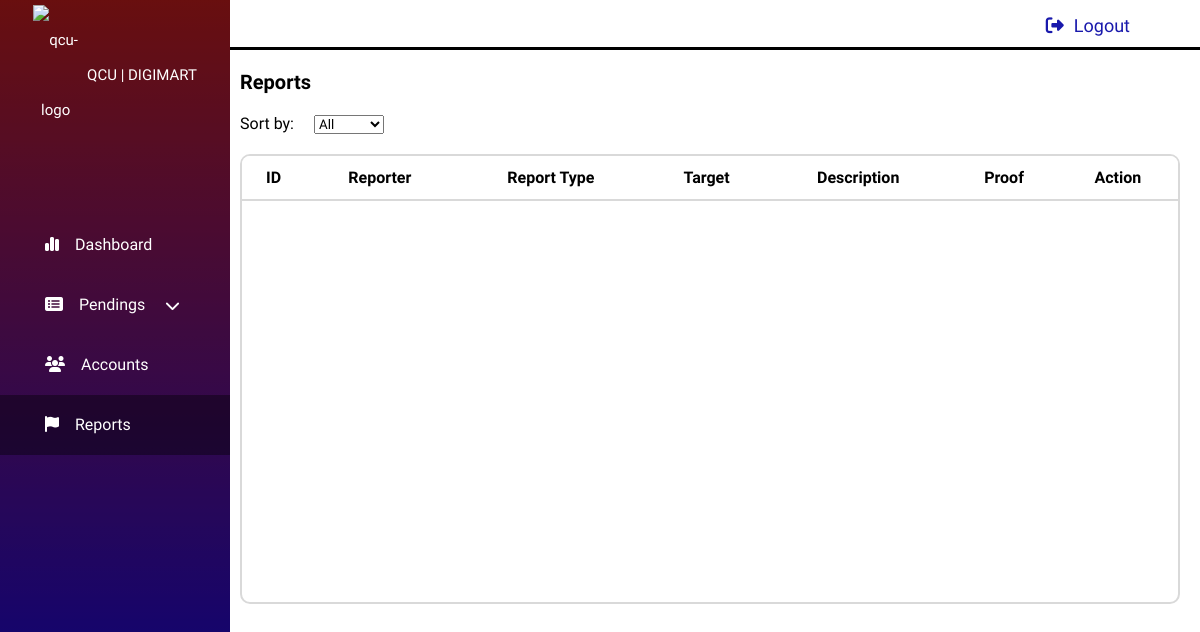
Page /admin/reports.php on the earlier database version.
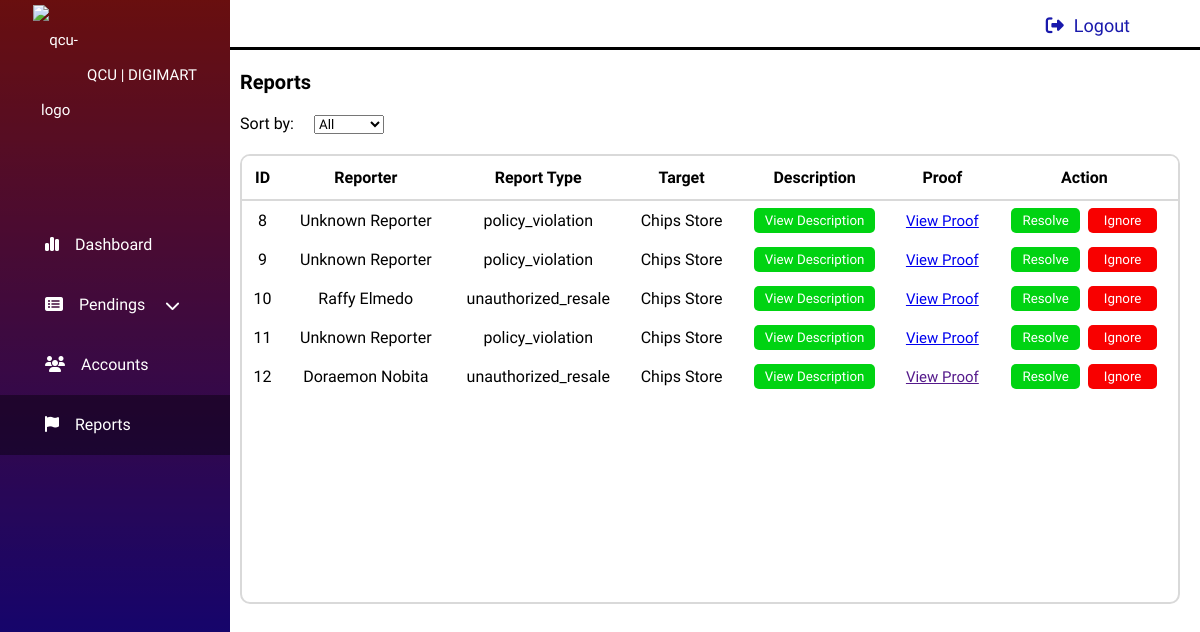
Same page on the later database version.
### tables this page shows
CREATE TABLE `reports` (
  `id` int(11) NOT NULL,
  `reporter_id` int(11) NOT NULL,
  `target_id` int(11) NOT NULL,
  `report_type` enum('product','customer','seller') NOT NULL,
  `reason` varchar(255) NOT NULL,
  `description` text DEFAULT NULL,
  `proof` varchar(255) DEFAULT NULL,
  `date_reported` datetime DEFAULT current_timestamp(),
  `status` varchar(50) DEFAULT 'Pending'
);

CREATE TABLE `seller` (
  `id` int(11) NOT NULL,
  `first_name` varchar(255) NOT NULL,
  `last_name` varchar(255) NOT NULL,
  `store_name` varchar(255) DEFAULT NULL,
  `org_type` varchar(30) NOT NULL,
  `store_profile` varchar(255) NOT NULL,
  `store_banner` varchar(255) NOT NULL,
  `description` text NOT NULL,
  `email` varchar(255) NOT NULL,
  `password` varchar(255) NOT NULL,
  `date_created` datetime(6) NOT NULL,
  `status` varchar(100) NOT NULL DEFAULT 'active',
  `suspend_until` date NOT NULL,
  `verification_code` varchar(255) NOT NULL,
  `is_verified` int(11) NOT NULL
);

CREATE TABLE `customer` (
  `id` int(11) NOT NULL,
  `first_name` varchar(255) NOT NULL,
  `last_name` varchar(255) NOT NULL,
  `profile_image` varchar(255) NOT NULL,
  `email` varchar(255) NOT NULL,
  `password` varchar(255) NOT NULL,
  `date_created` datetime(6) NOT NULL DEFAULT current_timestamp(6),
  `status` varchar(100) NOT NULL DEFAULT 'active',
  `suspend_until` date NOT NULL,
  `verification_code` varchar(255) NOT NULL,
  `is_verified` tinyint(1) DEFAULT 0,
  `verification_expiry` datetime DEFAULT NULL
);

### admin/reports.php (the view, shortened to what this page needs)
<?php
include '../config/config.php';
$query = "SELECT r.id, r.reporter_id, r.target_id, r.report_type, r.reason, r.description, r.proof, r.date_reported,
       r.status, reporter.first_name AS reporter_name, reporter.last_name AS reporter_lastname, target.store_name AS target_name
FROM reports r
LEFT JOIN customer reporter ON r.reporter_id = reporter.id
LEFT JOIN seller target ON r.target_id = target.id;
";
$result = $conn->query($query);
?>
<!DOCTYPE html>
<html lang="en">
<head>
</head>
<body>
    <?php include 'sidebar.php'; ?>
    <div class="wrapper">
        <h1>Reports</h1>
        <div class="filter-report">
            <p>Sort by: </p>
            <div class="sort-report-accounts">
                <select name="user_type" id="user_type">
                    <option value="all" selected>All</option>
                </select>
            </div>
        </div>
        <div class="accounts-table-container reports-tab">
            <table id="default-table">
                <tr>
                    <th>ID</th>
                    <th>Reporter</th>
                    <th>Report Type</th>
                    <th>Target</th>
                    <th>Description</th>
                    <th>Proof</th>
                    <th>Action</th>
                </tr>
                <?php while ($row = $result->fetch_assoc()) : ?>
                    <tr>
                        <td><?php echo htmlspecialchars($row['id']); ?></td>
                        <td>
                            <?php
                            $reporter_name = !empty($row['reporter_name']) ? htmlspecialchars($row['reporter_name']) . ' ' . htmlspecialchars($row['reporter_lastname']) : 'Unknown Reporter';
                            echo $reporter_name;
                            ?>
                        </td>
                        <td><?php echo htmlspecialchars($row['reason']); ?></td>
                        <td><?php echo htmlspecialchars($row['target_name']); ?></td>
                        <td>
                            <button class="show-description" data-description="<?php echo htmlspecialchars($row['description']); ?>">
                                View Description
                            </button>
                        </td>
                        <td><a href="<?php echo htmlspecialchars($row['proof']); ?>" target="_blank">View Proof</a></td>
                        <td>
                            <button>Resolve</button>
                            <button>Ignore</button>
                        </td>
                    </tr>
                <?php endwhile; ?>
            </table>
        </div>
    </div>
</body>
</html>

### admin/sidebar.php (shortened to what this page needs)
<!DOCTYPE html>
<html lang="en">
<head>
    <link rel="stylesheet" href="https://cdnjs.cloudflare.com/ajax/libs/font-awesome/6.6.0/css/all.min.css" />
    <link rel="stylesheet" href="../css/newadminstyle.css">
</head>
<body>
    <nav class="navbar">
        <div class="nav-logout">
            <a href="../uploads/logout.php"><i class="fa-solid fa-right-from-bracket"></i>Logout</a>
        </div>
    </nav>
    <div class="sidebar">
        <header> <img src="../assets/qcu-logo.png" alt="qcu-logo">QCU | DIGIMART</header>
        <ul>
            <li id="dashboard"><a href="dashboard.php"><i class="fa-solid fa-chart-simple"></i>Dashboard</a></li>
            <li id="listings" class="dropdown" onclick="toggleDropdown()">
                <div class="dropdown-show">
                    <a href="#"><i class="fa-solid fa-rectangle-list"></i>Pendings</a>
                    <i class="fa-solid fa-chevron-down"></i>
                </div>
            </li>
            <li id="accounts-li"><a href="accounts.php"><i class="fa-solid fa-users"></i>Accounts</a></li>
            <li id="reports"><a href="reports.php"><i class="fa-solid fa-flag"></i>Reports</a></li>
        </ul>
    </div>
</body>
</html>

### css/newadminstyle.css (style rules this page uses)
:root { --success-button: #00d312; --danger-button: #f80000; --blue-button: #0c09f3; --border-table: 2px solid #ddd; --hover-success-button: #001d02; --hover-danger-button: #2e0000; --hover-blue-button: #010025; }
* { padding: 0; margin: 0; font-family: 'Questrial', sans-serif; box-sizing: border-box; text-decoration: none; }
nav { padding: 0 20px; height: 50px; border-bottom: 3px solid #000; }
.navbar .nav-logout { float: right; margin: 15px 50px; }
.navbar .nav-logout a { font-size: 18px; color: rgb(25, 25, 172); }
.navbar .nav-logout i { cursor: pointer; margin-right: 10px; }
.sidebar { position: fixed; left: 0; top: 0; width: 230px; height: 100%; background: linear-gradient(360deg, hsla(239, 100%, 43%, 1) 0%, hsla(0, 75%, 39%, 1) 100%); overflow: hidden; transition: left 0.3s ease; z-index: 4; }
.sidebar::before { content: ''; position: absolute; top: 0; left: 0; width: 100%; height: 100%; background: rgba(0, 0, 0, 0.4); z-index: -1; }
.sidebar header { color: white; margin: 5px 0; display: flex; justify-content: center; align-items: center; font-size: 15px; text-align: center; line-height: 70px; user-select: none; }
.sidebar header img { width: 45px; margin-right: 9px; }
.sidebar ul { margin-top: 70px; }
.sidebar ul a { display: block; height: 100%; text-align: left; width: 100%; margin-left: 45px; line-height: 60px; font-size: 16px; color: #ffffff; box-sizing: border-box; }
.sidebar ul a i { cursor: pointer; margin-right: 16px; }
.sidebar li.active { background-color: rgba(0, 0, 0, 0.4); }
.sidebar ul li { transition: background-color 0.3s ease; }
.dropdown .dropdown-show { display: flex; align-items: center; }
.dropdown .dropdown-show .fa-chevron-down { color: #fff; margin-right: 50px; font-size: 15px; cursor: pointer; }
.fa-chevron-down { transition: transform 0.3s ease; }
.wrapper { margin-left: 220px; }
.wrapper h1 { font-size: 20px; margin: 20px }
#default-table { border-spacing: 0; width: 100%; }
#default-table td, #default-table th { padding: 5px 10px; text-align: center; }
#default-table th { padding-top: 12px; padding-bottom: 12px; background-color: #ffffff; position: sticky; top: 0; z-index: 2; border-bottom: 2px solid #d9d9d9; }
.sellers-table #default-table button, .reports-tab #default-table button { padding: 4px 10px; margin: 2px; border: 1px solid transparent; border-radius: 5px; cursor: pointer; color: #fff; transition: background-color 0.3s; }
.reports-tab #default-table td { padding: 5px; }
.reports-tab #default-table button:nth-child(2) { background-color: var(--danger-button); padding: 4px 15px; }
.reports-tab #default-table button:nth-child(1) { background-color: var(--success-button); }
#default-table a { font-size: 15px; text-decoration: underline; }
.accounts-table-container { height: 450px; overflow-y: auto; margin: 20px; overflow-x: hidden; border: 2px solid #d9d9d9; border-radius: 10px; }
.filter-product, .filter-report { display: flex; margin-left: 20px; gap: 20px; }

Differences in the rows shown:
added reports: id "8", reporter_name "Unknown Reporter", reason "policy_violation", seller.store_name "Chips Store"
added reports: id "9", reporter_name "Unknown Reporter", reason "policy_violation", seller.store_name "Chips Store"
added reports: id "10", customer.first_name+last_name "Raffy Elmedo", reason "unauthorized_resale", seller.store_name "Chips Store"
added reports: id "11", reporter_name "Unknown Reporter", reason "policy_violation", seller.store_name "Chips Store"
added reports: id "12", customer.first_name+last_name "Doraemon Nobita", reason "unauthorized_resale", seller.store_name "Chips Store"
